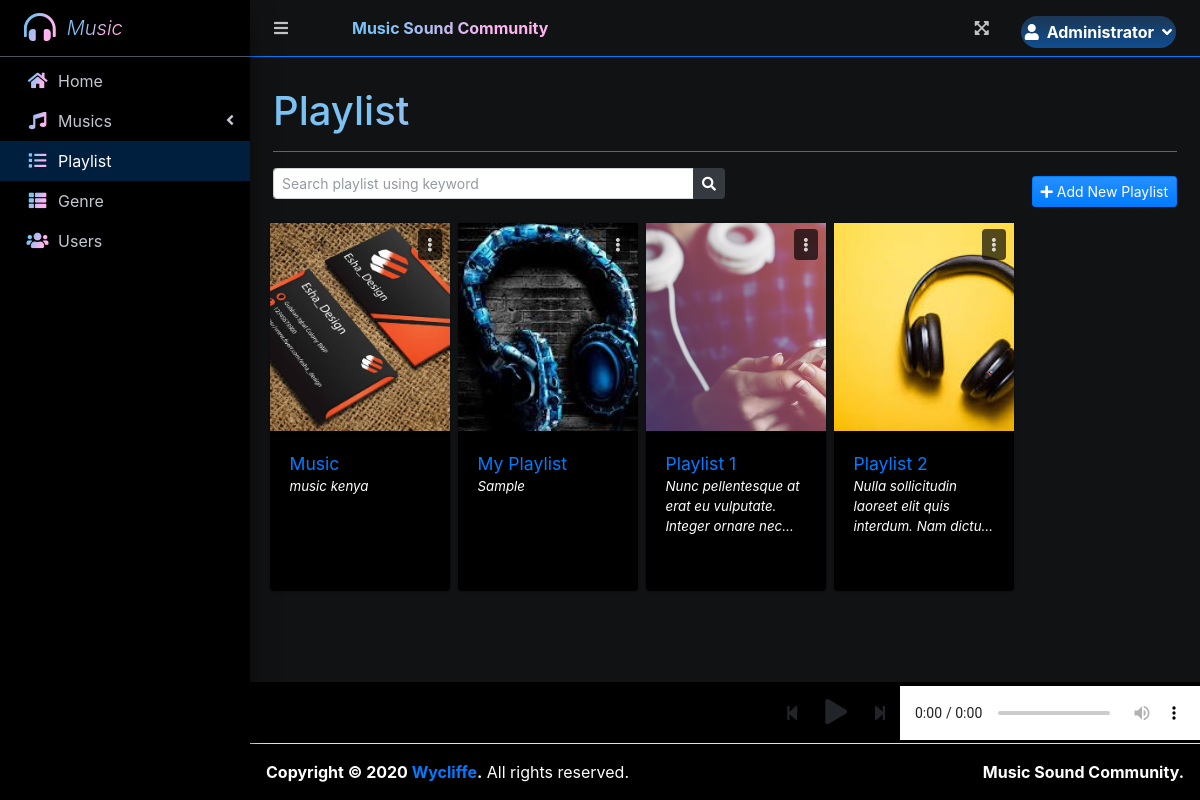
The app's page /index.php?page=playlist (signed in) with its own data.
### tables this page shows
CREATE TABLE `playlist` (
  `id` int(30) NOT NULL,
  `user_id` int(30) NOT NULL,
  `title` text NOT NULL,
  `description` text NOT NULL,
  `cover_image` text NOT NULL,
  `date_created` datetime NOT NULL DEFAULT current_timestamp()
);

### playlist.php (the view, shortened to what this page needs)
<?php include'db_connect.php' ?>
<div class="col-lg-12">
	<div class="d-flex justify-content-between align-items-center w-100">
		<div class="form-group" style="width:calc(50%) ">
			<div class="input-group">
              <input type="search" id="filter" class="form-control form-control-sm" placeholder="Search playlist using keyword">
              <div class="input-group-append">
                  <button type="button" id="search" class="btn btn-sm btn-dark">
                      <i class="fa fa-search"></i>
                  </button>
              </div>
          </div>
		</div>
		<button class="btn btn-sm btn-primary bg-gradient-primary" type="button" id="manage_playlist"><i class="fa fa-plus"></i> Add New Playlist</button>
	</div>
	<div class="row" id="playlist-list">
		<?php
			$playlist= $conn->query("SELECT * FROM playlist order by title asc");
			while($row=$playlist->fetch_assoc()):
		?>
		<div class="card bg-black playlist-item my-2 mx-1" date-id="<?php echo $row['id'] ?>" style="width:15vw">
			<div class="card-img-top flex-w-100 position-relative">
				<?php if($_SESSION['login_type'] == 1 || $_SESSION['login_id'] == $row['user_id'] ): ?>
                	<div class="dropdown position-absolute" style="right:.5em;top:.5em">
	                  <button type="button" class="btn btn-tool py-1" data-toggle="dropdown" title="Manage" style="background: #000000ab;">
	                    <i class="fa fa-ellipsis-v"></i>
	                  </button>
	                  </div>
	              <?php endif; ?>
		<a href="index.php?page=view_playlist&id=<?php echo $row['id'] ?>">
				<img src="assets/uploads/<?php echo $row['cover_image'] ?>" class="card-img-top"  style="object-fit: cover;max-width: 100%;height:26vh" alt="playlist Cover">
			</div>
			<div class="card-body" style="height: 20vh">
				<div class="card-title"><?php echo ucwords($row['title']) ?></div>
				<p class="card-text truncate text-white"><?php echo $row['description'] ?></p>
			</div>
		</div>
		<?php endwhile; ?>
	</div>
</div>

### index.php (shortened to what this page needs)
<!DOCTYPE html>
<html lang="en">
<?php
	include 'header.php'
?>
<body class="hold-transition sidebar-mini layout-fixed layout-navbar-fixed layout-footer-fixed">
<div class="wrapper">
  <?php include 'topbar.php' ?>
  <?php include 'sidebar.php' ?>
  <div class="content-wrapper  bg-dark">
    <div class="content-header">
    </div>
    <section class="content">
      <?php $page = isset($_GET['page']) ? $_GET['page']:'home' ?>
      <div class="container-fluid text-dark viewer-panel" style="margin-bottom: 4rem">
         <div class="container-fluid">
        <div class="row mb-2">
          <div class="col-sm-6">
            <?php
            $title = isset($_GET['page']) ? ucwords(str_replace("_", ' ', $_GET['page'])) : "Home";
             ?>
            <h1 class="m-0 text-gradient-primary"><?php echo $title ?></h1>
          </div>
        </div>
            <hr class="border-primary">
      </div>
         <?php
            if(!file_exists($page.".php")){
                include '404.html';
            }else{
            include $page.'.php';
            }
          ?>
      </div>
      <div id="audio-player" class="d-flex w-100 justify-content-end align-items-center bg-dark py-1 position-absoulute">
            <button class="btn prev-player audio-control-btn" onclick="_prev($(this))" data-type="play"><i class="fa fa-step-backward"></i></button>
            <button class="btn p-player audio-control-btn" onclick="_player($(this))" data-queue="0" data-type="play" style="font-size: 25px"><i class="fa fa-play"></i></button>
            <button class="btn next-player audio-control-btn" onclick="_next(-1,1)" data-type="play"><i class="fa fa-step-forward"></i></button>
            <audio controls class="bg-black" ended="nextAudioNode.play();" id="mplayer">
            </audio>
        </div>
    </section>
</div>
  <footer class="main-footer bg-black">
    <strong>Copyright &copy; 2020 <a href="https://wycliffepepela.github.io/">Wycliffe</a>.</strong>
    All rights reserved.
    <div class="float-right d-none d-sm-inline-block">
      <b>Music Sound Community.</b>
    </div>
  </footer>
</div>
</body>
</html>

### header.php (shortened to what this page needs)
<head>
  <link rel="stylesheet" href="assets/plugins/fontawesome-free/css/all.min.css">
  <link rel="stylesheet" href="assets/plugins/overlayScrollbars/css/OverlayScrollbars.min.css">
  <link rel="stylesheet" href="assets/plugins/datatables-bs4/css/dataTables.bootstrap4.min.css">
  <link rel="stylesheet" href="assets/plugins/datatables-responsive/css/responsive.bootstrap4.min.css">
  <link rel="stylesheet" href="assets/plugins/datatables-buttons/css/buttons.bootstrap4.min.css">
  <link rel="stylesheet" href="assets/plugins/select2/css/select2.min.css">
  <link rel="stylesheet" href="assets/plugins/select2-bootstrap4-theme/select2-bootstrap4.min.css">
  <link rel="stylesheet" href="assets/plugins/sweetalert2-theme-bootstrap-4/bootstrap-4.min.css">
  <link rel="stylesheet" href="assets/plugins/toastr/toastr.min.css">
  <link rel="stylesheet" href="assets/plugins/dropzone/min/dropzone.min.css">
  <link rel="stylesheet" href="assets/dist/css/jquery.datetimepicker.min.css">
  <link rel="stylesheet" href="assets/plugins/icheck-bootstrap/icheck-bootstrap.min.css">
  <link rel="stylesheet" href="assets/plugins/ekko-lightbox/ekko-lightbox.css">
  <link rel="stylesheet" href="assets/plugins/bootstrap4-toggle/css/bootstrap4-toggle.min.css">
  <link rel="stylesheet" href="assets/dist/css/images-grid.css">
  <link rel="stylesheet" href="assets/dist/css/adminlte.min.css">
  <link rel="stylesheet" href="assets/dist/css/styles.css">
  <link rel="stylesheet" href="assets/plugins/summernote/summernote-bs4.min.css">
</head>

### topbar.php (shortened to what this page needs)
<nav class="main-header navbar navbar-expand navbar-primary navbar-dark bg-dark border-primary">
  <ul class="navbar-nav">
    <?php if(isset($_SESSION['login_id'])): ?>
    <li class="nav-item">
      <a class="nav-link" data-widget="pushmenu" href="" role="button"><i class="fas fa-bars"></i></a>
    </li>
  <?php endif; ?>
    <li  class="nav-link">
    </li>
    <li>
      <a class="nav-link text-gradient-primary"  href="./" role="button"> <large><b>Music Sound Community</b></large></a>
    </li>
  </ul>
  <ul class="navbar-nav ml-auto">
    <li class="nav-item">
      <a class="nav-link" data-widget="fullscreen" href="#" role="button">
        <i class="fas fa-expand-arrows-alt"></i>
      </a>
    </li>
    <li class="nav-item dropdown">
          <a class="nav-link"  data-toggle="dropdown" aria-expanded="true" href="javascript:void(0)">
            <span>
              <div class="d-flex badge-pill align-items-center bg-gradient-primary p-1" style="background: #337cca47 linear-gradient(180deg,#268fff17,#007bff66) repeat-x!important;bprder:50px">
                <?php if(isset($_SESSION['login_profile_pic']) && !empty($_SESSION['login_profile_pic'])): ?>
                  <div class="rounded-circle mr-1" style="width: 25px;height: 25px;top:-5px;left: -40px">
                    <img src="assets/uploads/<?php echo $_SESSION['login_profile_pic'] ?>" class="image-fluid image-thumbnail rounded-circle" alt="" style="max-width: calc(100%);height: calc(100%);">
                  </div>
                <?php else: ?>
                <span class="fa fa-user mr-2" ></span>
                <?php endif; ?>
                <span ><b><?php echo ucwords($_SESSION['login_firstname']) ?></b></span>
                <span class="fa fa-angle-down ml-2"></span>
              </div>
            </span>
          </a>
        </li>
  </ul>
</nav>

### sidebar.php (shortened to what this page needs)
<aside class="main-sidebar sidebar-dark-navy bg-black elevation-4">
  <div class="dropdown">
 	<a href="javascript:void(0)" class="brand-link bg-black" data-toggle="dropdown" aria-expanded="true">
      <span class="brand-image img-circle elevation-3 d-flex justify-content-center align-items-center text-white font-weight-500" style="width: 38px;height:50px;font-size: 2rem"><b><i class="fa fa-headphones-alt text-gradient-primary"></i></b></span>
      <span class="brand-text font-weight-light  text-gradient-primary"><i>Music</i></span>
    </a>
  </div>
  <div class="sidebar">
    <nav class="mt-2">
      <ul class="nav nav-pills nav-sidebar flex-column nav-flat" data-widget="treeview" role="menu" data-accordion="false">
        <li class="nav-item dropdown">
          <a href="./index.php?page=home" class="nav-link nav-home">
            <i class="nav-icon fas fa-home text-gradient-primary"></i>
            <p>
              Home
            </p>
          </a>
        </li>
        <li class="nav-item">
          <a href="#" class="nav-link nav-is-tree nav-edit_music nav-view_music">
            <i class="nav-icon fa fa-music text-gradient-primary"></i>
            <p>
              Musics
              <i class="right fas fa-angle-left"></i>
            </p>
          </a>
        </li>
        <li class="nav-item">
              <a href="./index.php?page=playlist" class="nav-link nav-playlist tree-item">
                <i class="fas fa-list nav-icon  text-gradient-primary"></i>
                <p>Playlist</p>
              </a>
        </li>
        <li class="nav-item">
              <a href="./index.php?page=genre_list" class="nav-link nav-genre_list tree-item">
                <i class="fas fa-th-list nav-icon  text-gradient-primary"></i>
                <p>Genre</p>
              </a>
        </li>
        <?php if($_SESSION['login_type'] == 1): ?>
        <li class="nav-item">
              <a href="./index.php?page=user_list" class="nav-link nav-user_list tree-item">
                <i class="fas fa-users nav-icon  text-gradient-primary"></i>
                <p>Users</p>
              </a>
        </li>
        <?php endif; ?>
      </ul>
    </nav>
  </div>
</aside>

### records on screen
playlist: cover_image (picture), title "Music", description "music kenya"
playlist: cover_image (picture), title "My Playlist", description "Sample"
playlist: $row['id'] 1 (drawn), cover_image (picture), title "Playlist 1", description "Nunc pellentesque at erat eu vulputate. Integer ornare…"
playlist: cover_image (picture), title "Playlist 2", description "Nulla sollicitudin laoreet elit quis interdum. Nam…"

### other values on screen
$_SESSION['login_firstname'] "Administrator"
$title "Playlist"
